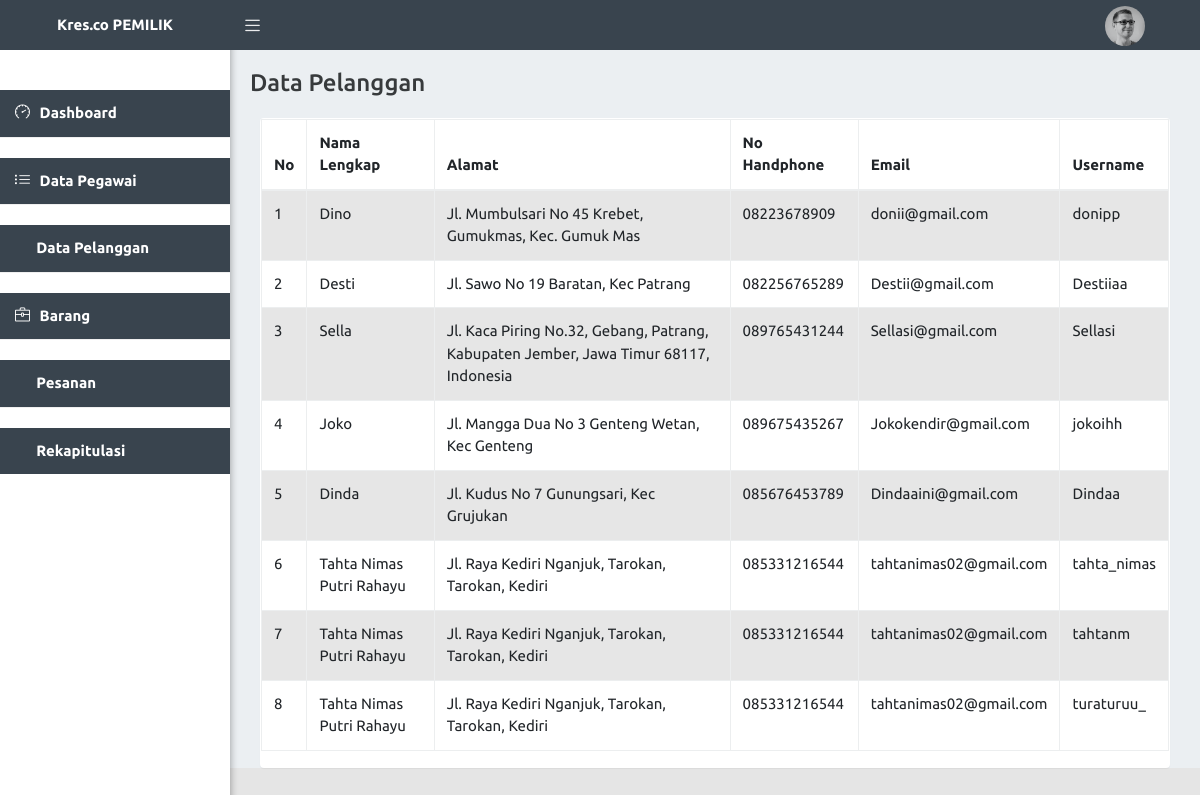
Screenshot of /pemilik/data_pelanggan.php with the database file from the repository.
### tables this page shows
CREATE TABLE `pelanggan` (
  `id_pelanggan` int(11) NOT NULL,
  `nama_lengkap` varchar(100) NOT NULL,
  `alamat` varchar(150) NOT NULL,
  `no_hp` varchar(12) NOT NULL,
  `email` varchar(50) NOT NULL,
  `username` varchar(20) NOT NULL,
  `password` varchar(20) NOT NULL
);

### pemilik/data_pelanggan.php (the view, shortened to what this page needs)
<?php
include '../koneksi.php';
?>
<!doctype html>
<html lang="en">
  <head>
    <link href="https://cdn.jsdelivr.net/npm/bootstrap@5.1.3/dist/css/bootstrap.min.css" rel="stylesheet">
<link rel="stylesheet" type="text/css" href="../Assets/icon/themify-icons/themify-icons.css">
<link rel="stylesheet" type="text/css" href="../Assets/icon/icofont/css/icofont.css">
<link rel="stylesheet" type="text/css" href="../Assets/icon/simple-line-icons/css/simple-line-icons.css">
<link rel="stylesheet" type="text/css" href="../Assets/plugins/bootstrap/css/bootstrap.min.css">
<link rel="stylesheet" href="../Assets/plugins/chartist/dist/chartist.css" type="text/css" media="all">
<link href="../Assets/css/svg-weather.css" rel="stylesheet">
<link rel="stylesheet" type="text/css" href="../Assets/css/main.css">
<link rel="stylesheet" type="text/css" href="../Assets/css/responsive.css">
    <link href="../Assets/css/sidebars.css" rel="stylesheet">
  </head>
  <body class="sidebar-mini fixed">
   <div class="wrapper">
      <header class="main-header-top hidden-print">
         <a href="index.php" class="logo"><b>Kres.co PEMILIK</b></a>
         <nav class="navbar navbar-static-top">
            <a href="#!" data-toggle="offcanvas" class="sidebar-toggle"></a>
            <div class="navbar-custom-menu f-right">
               <ul class="top-nav">
                  <li class="dropdown" style="padding-left: 800px;">
                     <a href="profil.php" data-toggle="dropdown" role="button" aria-haspopup="true" aria-expanded="false" class="dropdown-toggle drop icon-circle drop-image">
                        <span><img class="img-circle " src="../Assets/images/avatar-1.png" style="width:40px;" alt="User Image"></span>
                        <span>
                           <i class=" icofont icofont-simple-down"></i></span>
                     </a>
                  </li>
               </ul>
            </div>
         </nav>
      </header>
      <aside class="main-sidebar hidden-print ">
         <section class="sidebar" id="sidebar-scroll">
            <ul class="sidebar-menu">
                <li class="nav-level"></li>
                <li class="active treeview">
                    <a class="waves-effect waves-dark" href="index.php">
                        <i class="icon-speedometer"></i><span> Dashboard</span>
                    </a>
                </li>
                <li class="nav-level"></li>
                <li class="active treeview">
                    <a class="waves-effect waves-dark" href="datapegawai.php">
                        <i class="icon-list"></i><span> Data Pegawai</span>
                    </a>
                </li>
                <li class="nav-level"></li>
                <li class="active treeview">
                    <a class="waves-effect waves-dark" href="data_pelanggan.php">
                        <i class="icofont icofont-users"></i><span> Data Pelanggan</span>
                    </a>
                </li>
                <li class="nav-level"></li>
                <li class="active treeview">
                    <a class="waves-effect waves-dark" href="barang/produk.php">
                        <i class="icon-briefcase"></i><span> Barang</span>
                    </a>
                </li>
                <li class="nav-level"></li>
                <li class="active treeview">
                    <a class="waves-effect waves-dark" href="pemesanan/index.php">
                        <i class="icofont icofont-files"></i><span> Pesanan</span>
                    </a>
                </li>
                <li class="nav-level"></li>
                <li class="active treeview">
                    <a class="waves-effect waves-dark" href="rekap/index.php">
                        <i class="icofont icofont-wallet"></i><span> Rekapitulasi</span>
                    </a>
                </li>
            </ul>
         </section>
      </aside>
      <div class="content-wrapper">
         <div class="container-fluid">
            <div class="row">
               <div class="main-header">
                  <h4>Data Pelanggan</h4>
               </div>
            </div>
            <div class="container">
            <div class="row">
            <div class="col-md-12">
								<div class="panel panel-default">
									<div class="panel-body">
										<div class="table-responsive">
											<table class="table table-striped table-bordered table-hover" id="dataTables-example">
												<thead>
													<tr>
														<th>No</th>
														<th>Nama Lengkap</th>
														<th>Alamat</th>
														<th>No Handphone</th>
														<th>Email</th>
														<th>Username</th>
													</tr>
												</thead>
												<tbody>
                <?php
                    $no = 1;
                    $sql = $conn->query ("SELECT * FROM pelanggan");
                    while ($data = $sql -> fetch_assoc()) {
                ?>
				<tr>
                                    		<td><?php echo $no++?></td>
                                          <td><?php echo $data['nama_lengkap'];?></td>
                                    		<td><?php echo $data['alamat'];?></td>
                                    		<td><?php echo $data['no_hp'];?></td>
                                    		<td><?php echo $data['email'];?></td>
                                    		<td><?php echo $data['username'];?></td>
                                    	</tr>
                                    	<?php  } ?>
                                    </tbody>
                                </table>
              </div>
            </div>
          </div>
            </div>
          </div>
      </div>
   </div>
</body>
</html>

### Assets/css/sidebars.css (style rules this page uses)
body { min-height: 100vh; min-height: -webkit-fill-available; }
html { height: -webkit-fill-available; }
.dropdown-toggle { outline: 0; }

### Assets/css/generic-class.css (style rules this page uses)
.f-right { float: right !important; }

### Assets/css/menu.css (style rules this page uses)
.top-nav .dropdown-toggle:after { content: initial; }
.main-header-top { background-color: #39444e; }
.nav-level { padding: 10px 0 !important; font-weight: 500; font-size: 13px; color: #2196f3; border-top: 1px solid #efefef; position: relative; }
.nav-level:first-child { margin-top: 20px; border-top: none; }
.main-header-top .navbar .top-nav > li > a { opacity: 0.9; color: #fff; }
.main-header-top .navbar .sidebar-toggle { color: #fff; opacity: 0.9; }
.main-header-top .logo { color: #fff; border-bottom: 0 solid transparent; }
.sidebar-menu > li > a { color: #666; }
.sidebar-menu > li.active > a { color: #fff; font-weight: 600; background: #39444e; }
.fixed .main-header-top, .fixed .main-sidebar, .fixed .left-side { position: fixed; }
.fixed .main-header-top { top: 0; right: 0; left: 0; }
.fixed .content-wrapper { margin-top: 50px; }
.wrapper:before { content: " "; display: table; }
.wrapper:after { content: " "; clear: both; }
.content-wrapper { height: 100%; background-color: #ebeff2; margin-left: 230px; z-index: 820; -webkit-transition: all 0.3s ease-in-out; -moz-transition: all 0.3s ease-in-out; -ms-transition: all 0.3s ease-in-out; transition: all 0.3s ease-in-out; }
.main-header-top { position: relative; max-height: 50px; z-index: 1030; }
.main-header-top > .navbar { margin-bottom: 0; margin-left: 230px; border: none; max-height: 50px; border-radius: 0; padding: 0; background-color: #39444e; }
.main-header-top .sidebar-toggle { float: left; background-color: transparent; background-image: none; padding: 15px; font-family: fontAwesome; position: relative; -webkit-transition: all 0.3s ease; -moz-transition: all 0.3s ease; -ms-transition: all 0.3s ease; transition: all 0.3s ease; max-height: 50px; }
.main-header-top .sidebar-toggle:before { font-family: 'simple-line-icons'; content: "\e601"; font-size: 15px; }
.main-header-top .logo { display: block; width: 230px; height: 50px; font-size: 15px; font-weight: 400; line-height: 50px; text-align: center; padding: 0 15px; float: left; overflow: hidden; }
.main-header-top .top-nav { list-style: none; padding-left: 0; display: inline-block; float: right; margin: 0 10px 0 0; }
.main-header-top .top-nav > li { display: inline-block; position: relative; }
.main-header-top .top-nav > li > a { padding: 15px 20px; line-height: 50px; opacity: 0.9; }
.main-sidebar { position: absolute; top: 0; left: 0; background: #fff; padding-top: 50px; min-height: 100vh; width: 230px; z-index: 810; -webkit-box-shadow: 1px 3px 7px rgba(0, 0, 0, 0.3); box-shadow: 1px 3px 7px rgba(0, 0, 0, 0.3); -webkit-transition: transform 0.3s ease-in-out, width 0.3s ease-in-out; -moz-transition: transform 0.3s ease-in-out, width 0.3s ease-in-out; -ms-transition: transform 0.3s ease-in-out, width 0.3s ease-in-out; transition: transform 0.3s ease-in-out, width 0.3s ease-in-out; }
.sidebar { padding-bottom: 10px; font-size: 16px; }
.sidebar-menu { list-style: none; margin: 0; padding: 0; white-space: nowrap; overflow: hidden; }
.sidebar-menu > li { position: relative; margin: 0; padding: 0; }
.sidebar-menu > li > a { padding: 12px 5px 12px 15px; display: block; position: relative; font-size: 15px; background-color: #fff; }
.sidebar-menu > li > a > i { padding-right: 6px; display: inline; }

### rows the page displays
pelanggan: nama_lengkap "Dino", alamat "Jl. Mumbulsari No 45 Krebet, Gumukmas, Kec. Gumuk Mas", no_hp "08223678909", email "donii@gmail.com", username "donipp"
pelanggan: nama_lengkap "Desti", alamat "Jl. Sawo No 19 Baratan, Kec Patrang", no_hp "082256765289", email "Destii@gmail.com", username "Destiiaa"
pelanggan: nama_lengkap "Sella", alamat "Jl. Kaca Piring No.32, Gebang, Patrang, Kabupaten Jember, Jawa Timur 68117, Indonesia", no_hp "089765431244", email "Sellasi@gmail.com", username "Sellasi"
pelanggan: nama_lengkap "Joko", alamat "Jl. Mangga Dua No 3 Genteng Wetan, Kec Genteng", no_hp "089675435267", email "Jokokendir@gmail.com", username "jokoihh"
pelanggan: nama_lengkap "Dinda", alamat "Jl. Kudus No 7 Gunungsari, Kec Grujukan", no_hp "085676453789", email "Dindaaini@gmail.com", username "Dindaa"
pelanggan: nama_lengkap "Tahta Nimas Putri Rahayu", alamat "Jl. Raya Kediri Nganjuk, Tarokan, Tarokan, Kediri", no_hp "085331216544", email "tahtanimas02@gmail.com", username "tahta_nimas"
pelanggan: nama_lengkap "Tahta Nimas Putri Rahayu", alamat "Jl. Raya Kediri Nganjuk, Tarokan, Tarokan, Kediri", no_hp "085331216544", email "tahtanimas02@gmail.com", username "tahtanm"
pelanggan: nama_lengkap "Tahta Nimas Putri Rahayu", alamat "Jl. Raya Kediri Nganjuk, Tarokan, Tarokan, Kediri", no_hp "085331216544", email "tahtanimas02@gmail.com", username "turaturuu_"
